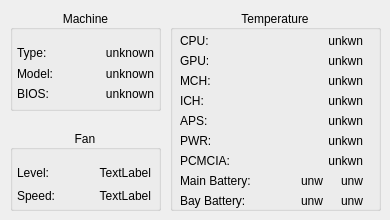
    <widget class="QWidget" name="Overview">
     <attribute name="title">
      <string>Overview</string>
     </attribute>
     <widget class="QGroupBox" name="machineBox">
      <property name="geometry">
       <rect>
        <x>10</x>
        <y>10</y>
        <width>151</width>
        <height>101</height>
       </rect>
      </property>
      <property name="sizePolicy">
       <sizepolicy hsizetype="Minimum" vsizetype="Minimum">
        <horstretch>0</horstretch>
        <verstretch>0</verstretch>
       </sizepolicy>
      </property>
      <property name="title">
       <string>Machine</string>
      </property>
      <property name="alignment">
       <set>Qt::AlignCenter</set>
      </property>
      <widget class="QLabel" name="typeValueLabel">
       <property name="geometry">
        <rect>
         <x>78</x>
         <y>32</y>
         <width>66</width>
         <height>21</height>
        </rect>
       </property>
       <property name="text">
        <string>unknown</string>
       </property>
       <property name="alignment">
        <set>Qt::AlignRight|Qt::AlignTrailing|Qt::AlignVCenter</set>
       </property>
      </widget>
      <widget class="QLabel" name="biosValueLabel">
       <property name="geometry">
        <rect>
         <x>78</x>
         <y>73</y>
         <width>66</width>
         <height>21</height>
        </rect>
       </property>
       <property name="text">
        <string>unknown</string>
       </property>
       <property name="alignment">
        <set>Qt::AlignRight|Qt::AlignTrailing|Qt::AlignVCenter</set>
       </property>
      </widget>
      <widget class="QLabel" name="modelLabel">
       <property name="geometry">
        <rect>
         <x>7</x>
         <y>53</y>
         <width>67</width>
         <height>21</height>
        </rect>
       </property>
       <property name="text">
        <string>Model:</string>
       </property>
      </widget>
      <widget class="QLabel" name="typeLabel">
       <property name="geometry">
        <rect>
         <x>7</x>
         <y>32</y>
         <width>36</width>
         <height>21</height>
        </rect>
       </property>
       <property name="text">
        <string>Type:</string>
       </property>
      </widget>
      <widget class="QLabel" name="modelValueLabel">
       <property name="geometry">
        <rect>
         <x>78</x>
         <y>53</y>
         <width>66</width>
         <height>21</height>
        </rect>
       </property>
       <property name="text">
        <string>unknown</string>
       </property>
       <property name="alignment">
        <set>Qt::AlignRight|Qt::AlignTrailing|Qt::AlignVCenter</set>
       </property>
      </widget>
      <widget class="QLabel" name="biosLabel">
       <property name="enabled">
        <bool>true</bool>
       </property>
       <property name="geometry">
        <rect>
         <x>7</x>
         <y>73</y>
         <width>67</width>
         <height>21</height>
        </rect>
       </property>
       <property name="text">
        <string>BIOS:</string>
       </property>
      </widget>
     </widget>
     <widget class="QGroupBox" name="tempBox">
      <property name="geometry">
       <rect>
        <x>170</x>
        <y>10</y>
        <width>211</width>
        <height>201</height>
       </rect>
      </property>
      <property name="sizePolicy">
       <sizepolicy hsizetype="Minimum" vsizetype="Minimum">
        <horstretch>0</horstretch>
        <verstretch>0</verstretch>
       </sizepolicy>
      </property>
      <property name="title">
       <string>Temperature</string>
      </property>
      <property name="alignment">
       <set>Qt::AlignCenter</set>
      </property>
      <widget class="QLabel" name="cpuLabel">
       <property name="geometry">
        <rect>
         <x>10</x>
         <y>20</y>
         <width>63</width>
         <height>21</height>
        </rect>
       </property>
       <property name="text">
        <string>CPU:</string>
       </property>
      </widget>
      <widget class="QLabel" name="cpuValueLabel">
       <property name="geometry">
        <rect>
         <x>130</x>
         <y>20</y>
         <width>63</width>
         <height>21</height>
        </rect>
       </property>
       <property name="text">
        <string>unkwn</string>
       </property>
       <property name="alignment">
        <set>Qt::AlignRight|Qt::AlignTrailing|Qt::AlignVCenter</set>
       </property>
      </widget>
      <widget class="QLabel" name="gpuLabel">
       <property name="geometry">
        <rect>
         <x>10</x>
         <y>40</y>
         <width>63</width>
         <height>21</height>
        </rect>
       </property>
       <property name="text">
        <string>GPU:</string>
       </property>
      </widget>
      <widget class="QLabel" name="gpuValueLabel">
       <property name="geometry">
        <rect>
         <x>130</x>
         <y>40</y>
         <width>63</width>
         <height>21</height>
        </rect>
       </property>
       <property name="text">
        <string>unkwn</string>
       </property>
       <property name="alignment">
        <set>Qt::AlignRight|Qt::AlignTrailing|Qt::AlignVCenter</set>
       </property>
      </widget>
      <widget class="QLabel" name="apsLabel">
       <property name="geometry">
        <rect>
         <x>10</x>
         <y>100</y>
         <width>63</width>
         <height>21</height>
        </rect>
       </property>
       <property name="text">
        <string>APS:</string>
       </property>
      </widget>
      <widget class="QLabel" name="apsValueLabel">
       <property name="geometry">
        <rect>
         <x>130</x>
         <y>100</y>
         <width>63</width>
         <height>21</height>
        </rect>
       </property>
       <property name="text">
        <string>unkwn</string>
       </property>
       <property name="alignment">
        <set>Qt::AlignRight|Qt::AlignTrailing|Qt::AlignVCenter</set>
       </property>
      </widget>
      <widget class="QLabel" name="mchLabel">
       <property name="geometry">
        <rect>
         <x>10</x>
         <y>60</y>
         <width>63</width>
         <height>21</height>
        </rect>
       </property>
       <property name="text">
        <string>MCH:</string>
       </property>
      </widget>
      <widget class="QLabel" name="mchValueLabel">
       <property name="geometry">
        <rect>
         <x>130</x>
         <y>60</y>
         <width>63</width>
         <height>21</height>
        </rect>
       </property>
       <property name="text">
        <string>unkwn</string>
       </property>
       <property name="alignment">
        <set>Qt::AlignRight|Qt::AlignTrailing|Qt::AlignVCenter</set>
       </property>
      </widget>
      <widget class="QLabel" name="ichLabel">
       <property name="geometry">
        <rect>
         <x>10</x>
         <y>80</y>
         <width>63</width>
         <height>21</height>
        </rect>
       </property>
       <property name="text">
        <string>ICH:</string>
       </property>
      </widget>
      <widget class="QLabel" name="ichValueLabel">
       <property name="geometry">
        <rect>
         <x>130</x>
         <y>80</y>
         <width>63</width>
         <height>21</height>
        </rect>
       </property>
       <property name="text">
        <string>unkwn</string>
       </property>
       <property name="alignment">
        <set>Qt::AlignRight|Qt::AlignTrailing|Qt::AlignVCenter</set>
       </property>
      </widget>
      <widget class="QLabel" name="pcmciaLabel">
       <property name="geometry">
        <rect>
         <x>10</x>
         <y>140</y>
         <width>63</width>
         <height>21</height>
        </rect>
       </property>
       <property name="text">
        <string>PCMCIA:</string>
       </property>
      </widget>
      <widget class="QLabel" name="pcmciaValueLabel">
       <property name="geometry">
        <rect>
         <x>130</x>
         <y>140</y>
         <width>63</width>
         <height>21</height>
        </rect>
       </property>
       <property name="text">
        <string>unkwn</string>
       </property>
       <property name="alignment">
        <set>Qt::AlignRight|Qt::AlignTrailing|Qt::AlignVCenter</set>
       </property>
      </widget>
      <widget class="QLabel" name="mainBatLabel">
       <property name="geometry">
        <rect>
         <x>10</x>
         <y>160</y>
         <width>91</width>
         <height>21</height>
        </rect>
       </property>
       <property name="text">
        <string>Main Battery:</string>
       </property>
      </widget>
      <widget class="QLabel" name="mainBatFstSenValLabel">
       <property name="geometry">
        <rect>
         <x>122</x>
         <y>160</y>
         <width>31</width>
         <height>21</height>
        </rect>
       </property>
       <property name="text">
        <string>unw</string>
       </property>
       <property name="alignment">
        <set>Qt::AlignRight|Qt::AlignTrailing|Qt::AlignVCenter</set>
       </property>
      </widget>
      <widget class="QLabel" name="bayBatLabel">
       <property name="geometry">
        <rect>
         <x>10</x>
         <y>180</y>
         <width>81</width>
         <height>21</height>
        </rect>
       </property>
       <property name="text">
        <string>Bay Battery:</string>
       </property>
      </widget>
      <widget class="QLabel" name="bayBatFstSenValLabel">
       <property name="geometry">
        <rect>
         <x>122</x>
         <y>180</y>
         <width>31</width>
         <height>21</height>
        </rect>
       </property>
       <property name="text">
        <string>unw</string>
       </property>
       <property name="alignment">
        <set>Qt::AlignRight|Qt::AlignTrailing|Qt::AlignVCenter</set>
       </property>
      </widget>
      <widget class="QLabel" name="pwrLabel">
       <property name="geometry">
        <rect>
         <x>10</x>
         <y>120</y>
         <width>63</width>
         <height>21</height>
        </rect>
       </property>
       <property name="text">
        <string>PWR:</string>
       </property>
      </widget>
      <widget class="QLabel" name="pwrValueLabel">
       <property name="geometry">
        <rect>
         <x>130</x>
         <y>120</y>
         <width>63</width>
         <height>21</height>
        </rect>
       </property>
       <property name="text">
        <string>unkwn</string>
       </property>
       <property name="alignment">
        <set>Qt::AlignRight|Qt::AlignTrailing|Qt::AlignVCenter</set>
       </property>
      </widget>
      <widget class="QLabel" name="mainBatSecSenValLabel">
       <property name="geometry">
        <rect>
         <x>162</x>
         <y>160</y>
         <width>31</width>
         <height>21</height>
        </rect>
       </property>
       <property name="text">
        <string>unw</string>
       </property>
       <property name="alignment">
        <set>Qt::AlignRight|Qt::AlignTrailing|Qt::AlignVCenter</set>
       </property>
      </widget>
      <widget class="QLabel" name="bayBatSecSenValLabel">
       <property name="geometry">
        <rect>
         <x>162</x>
         <y>180</y>
         <width>31</width>
         <height>21</height>
        </rect>
       </property>
       <property name="text">
        <string>unw</string>
       </property>
       <property name="alignment">
        <set>Qt::AlignRight|Qt::AlignTrailing|Qt::AlignVCenter</set>
       </property>
      </widget>
     </widget>
     <widget class="QGroupBox" name="fanInfoBoxOvw">
      <property name="enabled">
       <bool>true</bool>
      </property>
      <property name="geometry">
       <rect>
        <x>10</x>
        <y>130</y>
        <width>151</width>
        <height>81</height>
       </rect>
      </property>
      <property name="title">
       <string>Fan</string>
      </property>
      <property name="alignment">
       <set>Qt::AlignCenter</set>
      </property>
      <widget class="QLabel" name="fanLevelLabelOvw">
       <property name="geometry">
        <rect>
         <x>7</x>
         <y>32</y>
         <width>39</width>
         <height>21</height>
        </rect>
       </property>
       <property name="text">
        <string>Level:</string>
       </property>
      </widget>
      <widget class="QLabel" name="fanLevelValueLabelOvw">
       <property name="geometry">
        <rect>
         <x>78</x>
         <y>32</y>
         <width>63</width>
         <height>21</height>
        </rect>
       </property>
       <property name="text">
        <string>TextLabel</string>
       </property>
       <property name="alignment">
        <set>Qt::AlignRight|Qt::AlignTrailing|Qt::AlignVCenter</set>
       </property>
      </widget>
      <widget class="QLabel" name="fanSpeedLabelOvw">
       <property name="geometry">
        <rect>
         <x>7</x>
         <y>55</y>
         <width>46</width>
         <height>21</height>
        </rect>
       </property>
       <property name="text">
        <string>Speed:</string>
       </property>
      </widget>
      <widget class="QLabel" name="fanSpeedValueLabelOvw">
       <property name="geometry">
        <rect>
         <x>78</x>
         <y>55</y>
         <width>63</width>
         <height>21</height>
        </rect>
       </property>
       <property name="text">
        <string>TextLabel</string>
       </property>
       <property name="alignment">
        <set>Qt::AlignRight|Qt::AlignTrailing|Qt::AlignVCenter</set>
       </property>
      </widget>
     </widget>
    </widget>
